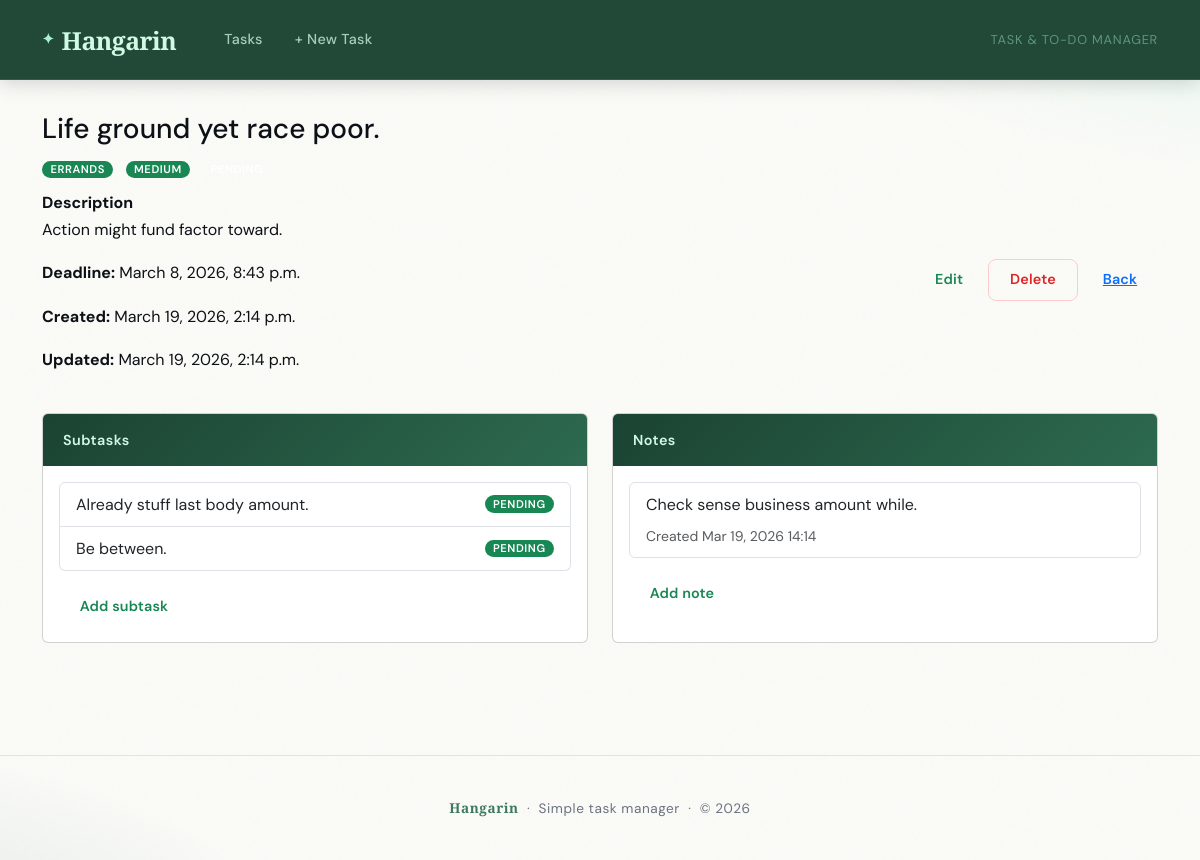
The app's page /tasks/28/ with its own data.
### tasks/models.py (models this page shows, shortened)
class BaseModel(models.Model):
    created_at = models.DateTimeField(auto_now_add=True)
    updated_at = models.DateTimeField(auto_now=True)
    class Meta:
        abstract = True

class Task(BaseModel):
    title = models.CharField(max_length=255)
    description = models.TextField()
    deadline = models.DateTimeField()
    status = models.CharField(max_length=50, choices=STATUS_CHOICES, default="Pending")
    category = models.ForeignKey(Category, on_delete=models.SET_NULL, null=True)
    priority = models.ForeignKey(Priority, on_delete=models.SET_NULL, null=True)

class Category(BaseModel):
    name = models.CharField(max_length=100)
    class Meta:
        verbose_name = "Category"
        verbose_name_plural = "Categories"
    def __str__(self):
        return self.name

class Priority(BaseModel):
    name = models.CharField(max_length=100)
    class Meta:
        verbose_name = "Priority"
        verbose_name_plural = "Priorities"
    def __str__(self):
        return self.name

class SubTask(BaseModel):
    parent_task = models.ForeignKey(Task, on_delete=models.CASCADE, related_name='subtasks')
    title = models.CharField(max_length=255)
    status = models.CharField(max_length=50, choices=STATUS_CHOICES, default="Pending")

class Note(BaseModel):
    task = models.ForeignKey(Task, on_delete=models.CASCADE, related_name='notes')
    content = models.TextField()

### tasks/views.py (the view)
# urls.py: path("tasks/<int:pk>/", views.TaskDetailView.as_view(), name="task_detail"),
class TaskDetailView(generic.DetailView):
    model = Task

### tasks/templates/tasks/task_detail.html (shortened to what this page needs)
{% extends "tasks/base.html" %}
{% block content %}
<div class="mb-3">
  <h1 class="h3">{{ object.title }}</h1>
  <div class="mb-2">
    <span class="badge bg-success me-2">{{ object.category }}</span>
    <span class="badge bg-success me-2">{{ object.priority }}</span>
    <span class="badge {{ object.due_status_badge }} status-badge">{{ object.status }}</span>
  </div>
  <div class="mb-3">
    <strong>Description</strong>
    <p>{{ object.description|linebreaksbr }}</p>
  </div>
  <div class="row mb-4">
    <div class="col-sm-6">
      <p><strong>Deadline:</strong> {{ object.deadline }}</p>
      <p><strong>Created:</strong> {{ object.created_at }}</p>
      <p><strong>Updated:</strong> {{ object.updated_at }}</p>
    </div>
    <div class="col-sm-6 text-end">
      <a href="{% url 'tasks:task_edit' object.pk %}" class="btn btn-outline-success">Edit</a>
      <a href="{% url 'tasks:task_delete' object.pk %}" class="btn btn-outline-danger">Delete</a>
      <a href="{% url 'tasks:task_list' %}" class="btn btn-link">Back</a>
    </div>
  </div>
  <div class="row">
    <div class="col-lg-6 mb-3">
      <div class="card h-100">
        <div class="card-header">Subtasks</div>
        <div class="card-body">
          {% if object.subtasks.exists %}
            <div class="list-group mb-3">
              {% for sub in object.subtasks.all %}
                <div class="list-group-item d-flex justify-content-between align-items-center">
                  <span>{{ sub.title }}</span>
                  <span class="badge bg-success">{{ sub.status }}</span>
                </div>
              {% endfor %}
            </div>
          {% else %}
            <div class="alert alert-light">No subtasks yet.</div>
          {% endif %}
          <a class="btn btn-sm btn-outline-success" href="{% url 'tasks:subtask_add' object.pk %}">Add subtask</a>
        </div>
      </div>
    </div>
    <div class="col-lg-6 mb-3">
      <div class="card h-100">
        <div class="card-header">Notes</div>
        <div class="card-body">
          {% if object.notes.exists %}
            <div class="list-group mb-3">
              {% for note in object.notes.all %}
                <div class="list-group-item">
                  <p class="mb-1">{{ note.content|linebreaksbr }}</p>
                  <small class="text-muted">Created {{ note.created_at|date:'M j, Y H:i' }}</small>
                </div>
              {% endfor %}
            </div>
          {% else %}
            <div class="alert alert-light">No notes yet.</div>
          {% endif %}
          <a class="btn btn-sm btn-outline-success" href="{% url 'tasks:note_add' object.pk %}">Add note</a>
        </div>
      </div>
    </div>
  </div>
</div>
{% endblock %}

### tasks/templates/tasks/base.html (style rules this page uses)
:root { --ink: #0d1117; --ink-soft: #374151; --ink-muted: #6b7280; --sage: #3d7a5e; --sage-mid: #2d6a4f; --sage-deep: #1b4332; --mint: #a7f3d0; --mint-light:#d1fae5; --cream: #fafaf7; --white: #ffffff; --border: rgba(61, 122, 94, 0.15); --shadow-sm: 0 1px 3px rgba(13,17,23,0.06), 0 1px 2px rgba(13,17,23,0.04); --shadow-md: 0 4px 16px rgba(13,17,23,0.08), 0 2px 6px rgba(13,17,23,0.04); --shadow-lg: 0 20px 48px rgba(13,17,23,0.12), 0 8px 20px rgba(13,17,23,0.06); --radius-sm: 0.5rem; --radius-md: 0.875rem; --radius-lg: 1.5rem; --radius-xl: 2rem; }
*, *::before, *::after { box-sizing: border-box; }
html, body { height: 100%; }
body { font-family: 'DM Sans', system-ui, sans-serif; font-size: 16px; line-height: 1.7; color: var(--ink); background-color: var(--cream); min-height: 100vh; background-image: radial-gradient(ellipse 80% 50% at 110% -10%, rgba(167,243,208,0.35) 0%, transparent 60%), radial-gradient(ellipse 60% 40% at -10% 110%, rgba(45,106,79,0.12) 0%, transparent 55%); background-attachment: fixed; }
body::before { content: ''; position: fixed; inset: 0; pointer-events: none; z-index: 0; opacity: 0.4; }
.badge { font-size: 0.7rem; font-weight: 600; letter-spacing: 0.05em; text-transform: uppercase; padding: 0.3em 0.75em; border-radius: 2rem; }
.btn { font-weight: 600; font-size: 0.9rem; letter-spacing: 0.01em; border-radius: var(--radius-sm); padding: 0.55rem 1.3rem; transition: all 0.18s ease; border: none; }
.btn-outline-danger { background: transparent; border: 1.5px solid #fecaca; color: #dc2626; }
.card-header { background: linear-gradient(135deg, var(--sage-deep), var(--sage-mid)); color: var(--mint-light); font-weight: 600; font-size: 0.9rem; letter-spacing: 0.03em; padding: 0.85rem 1.25rem; border-bottom: none; }
.list-group-item, .list-group-item .fw-bold, .list-group-item span, .list-group-item p, .list-group-item small { white-space: normal; overflow-wrap: break-word; word-break: break-word; }

### records on screen
Task: title "Life ground yet race poor.", category "ERRANDS", priority "MEDIUM", description "Action might fund factor toward.", deadline "March 8, 2026, 8:43 p.m.", created_at "March 19, 2026, 2:14 p.m.", updated_at "March 19, 2026, 2:14 p.m."
SubTask: title "Already stuff last body amount.", status "PENDING"
SubTask: title "Be between.", status "PENDING"
Note: content "Check sense business amount while.", created_at "Mar 19, 2026 14:14"
